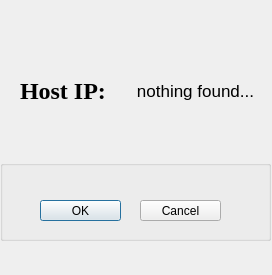
<?xml version="1.0" encoding="UTF-8"?>
<ui version="4.0">
 <class>createconnection</class>
 <widget class="QDialog" name="createconnection">
  <property name="geometry">
   <rect>
    <x>0</x>
    <y>0</y>
    <width>272</width>
    <height>275</height>
   </rect>
  </property>
  <property name="windowTitle">
   <string>Dialog</string>
  </property>
  <widget class="QGroupBox" name="groupBox">
   <property name="geometry">
    <rect>
     <x>0</x>
     <y>160</y>
     <width>271</width>
     <height>81</height>
    </rect>
   </property>
   <property name="title">
    <string/>
   </property>
   <widget class="QPushButton" name="okButton">
    <property name="geometry">
     <rect>
      <x>40</x>
      <y>40</y>
      <width>81</width>
      <height>21</height>
     </rect>
    </property>
    <property name="text">
     <string>OK</string>
    </property>
   </widget>
   <widget class="QPushButton" name="cancelButton">
    <property name="geometry">
     <rect>
      <x>140</x>
      <y>40</y>
      <width>81</width>
      <height>21</height>
     </rect>
    </property>
    <property name="text">
     <string>Cancel</string>
    </property>
   </widget>
  </widget>
  <widget class="QLabel" name="hostIPLabel">
   <property name="geometry">
    <rect>
     <x>20</x>
     <y>60</y>
     <width>141</width>
     <height>61</height>
    </rect>
   </property>
   <property name="font">
    <font>
     <family>Times New Roman</family>
     <pointsize>18</pointsize>
     <bold>true</bold>
    </font>
   </property>
   <property name="text">
    <string>Host IP:</string>
   </property>
  </widget>
  <widget class="QLabel" name="showIPLabel">
   <property name="geometry">
    <rect>
     <x>120</x>
     <y>70</y>
     <width>151</width>
     <height>41</height>
    </rect>
   </property>
   <property name="font">
    <font>
     <pointsize>13</pointsize>
    </font>
   </property>
   <property name="text">
    <string>nothing found...</string>
   </property>
   <property name="alignment">
    <set>Qt::AlignCenter</set>
   </property>
  </widget>
 </widget>
 <resources/>
 <connections>
  <connection>
   <sender>okButton</sender>
   <signal>clicked()</signal>
   <receiver>createconnection</receiver>
   <slot>close()</slot>
   <hints>
    <hint type="sourcelabel">
     <x>140</x>
     <y>210</y>
    </hint>
    <hint type="destinationlabel">
     <x>199</x>
     <y>149</y>
    </hint>
   </hints>
  </connection>
  <connection>
   <sender>cancelButton</sender>
   <signal>clicked()</signal>
   <receiver>createconnection</receiver>
   <slot>close()</slot>
   <hints>
    <hint type="sourcelabel">
     <x>240</x>
     <y>210</y>
    </hint>
    <hint type="destinationlabel">
     <x>199</x>
     <y>149</y>
    </hint>
   </hints>
  </connection>
 </connections>
</ui>
